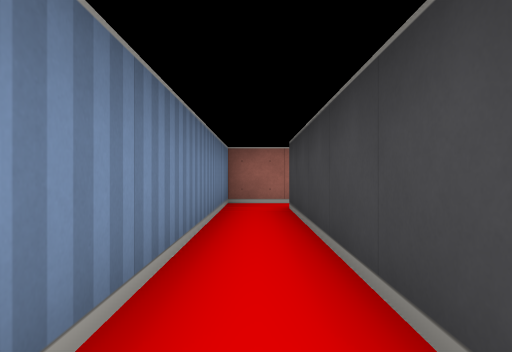
view 1 (above)

21 first-person views from a walk through a cub3D ray-caster map. The camera is about half as high as the walls, looks level and sees 70° across. The floor is counted in squares. Each view is taken from the middle of a square. On the plan, view 1 faces up. The plan holds only what a view shows up to about 9 squares ahead; the rest is blank.

view 2
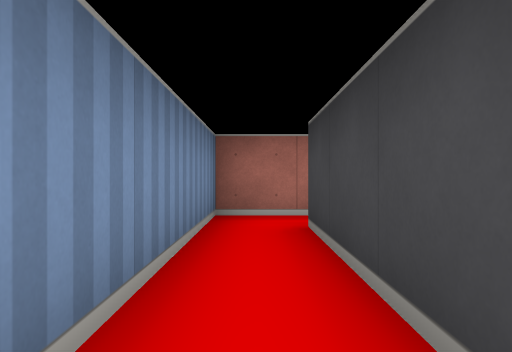

view 3
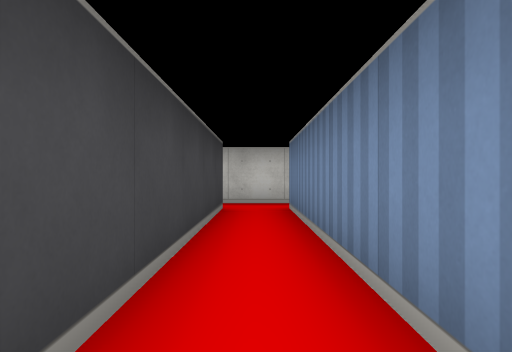

view 4
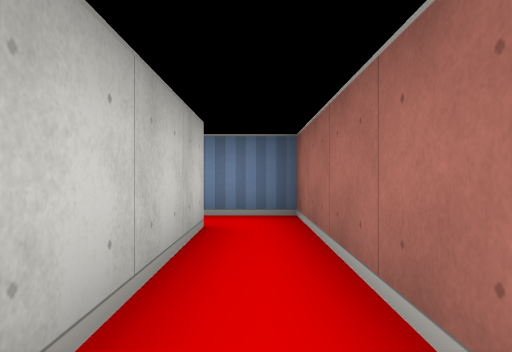

view 5
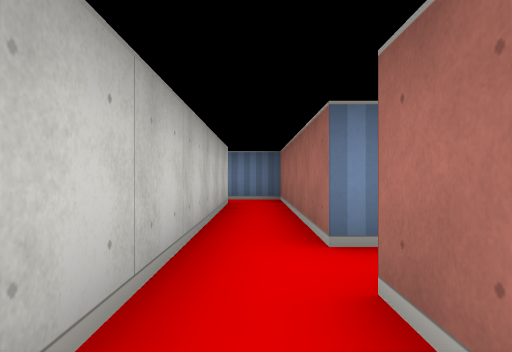

view 6
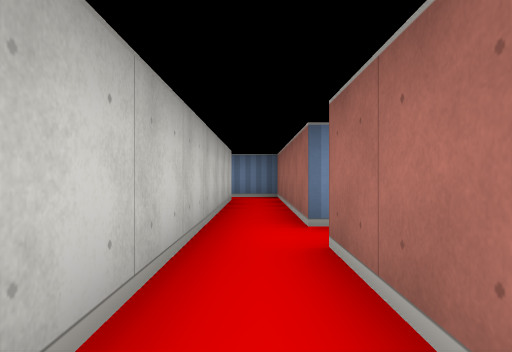

view 7
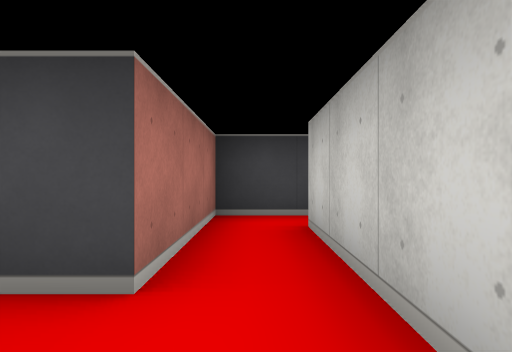

view 8
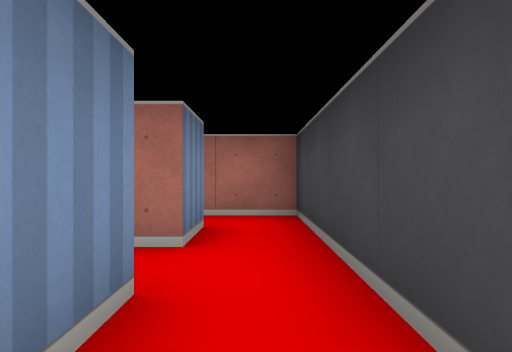

view 9
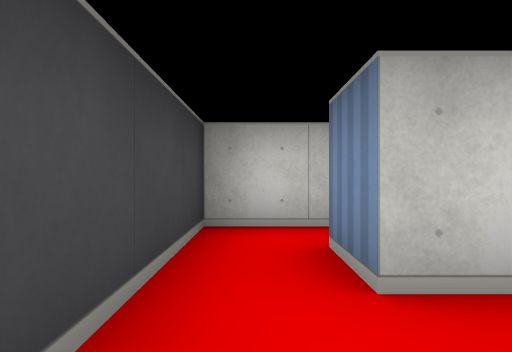

view 10
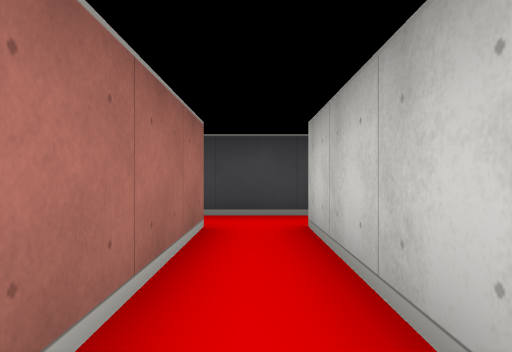

view 11
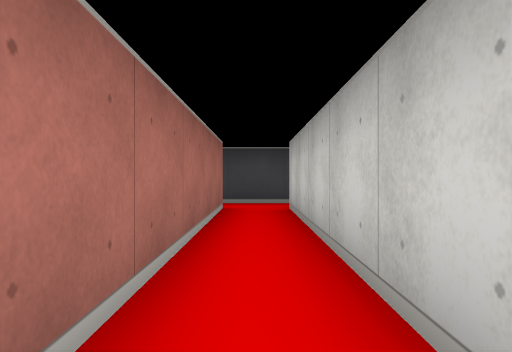

view 12
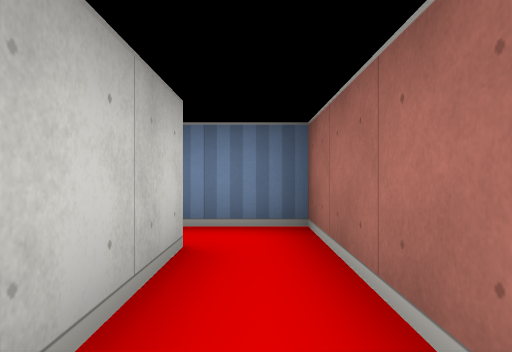

view 13
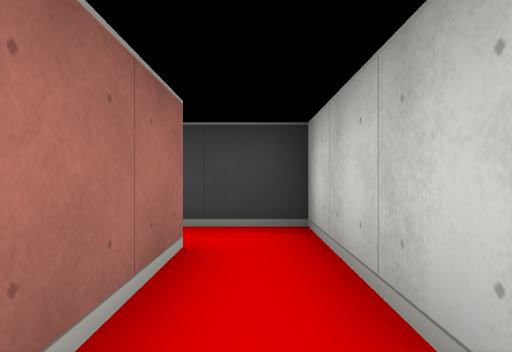

view 14
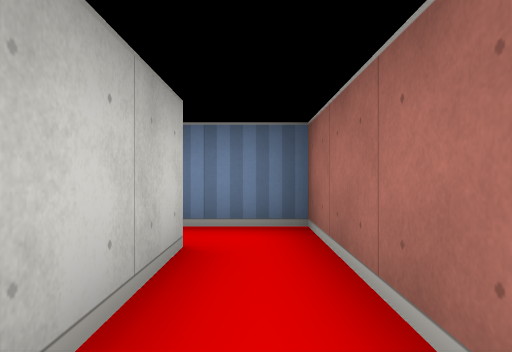

view 15
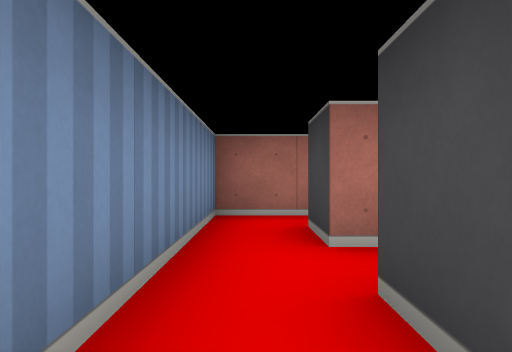

view 16
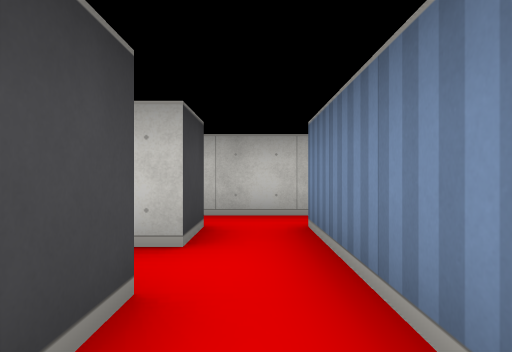

view 17
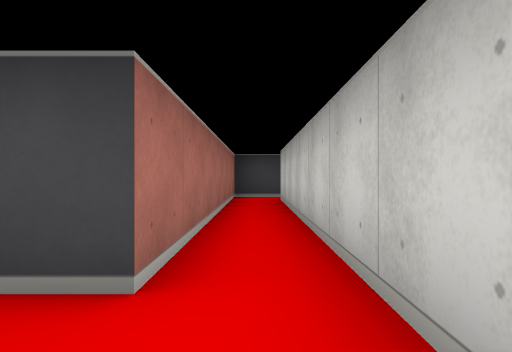

view 18
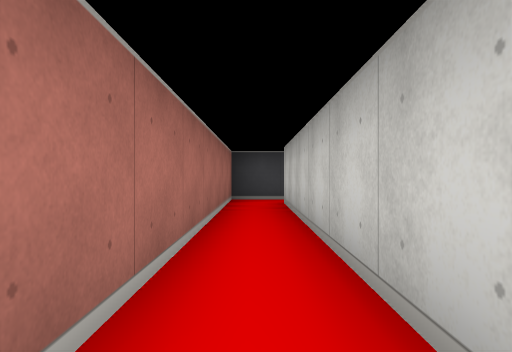

view 19
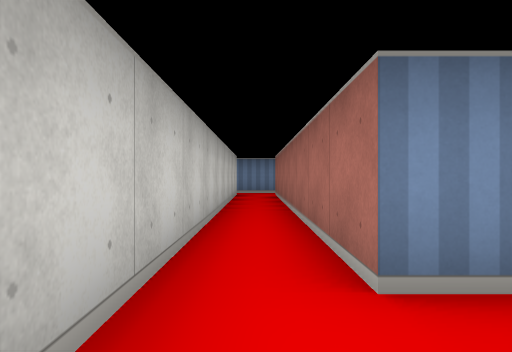

view 20
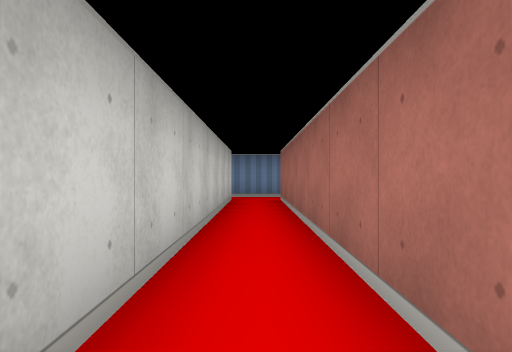

view 21
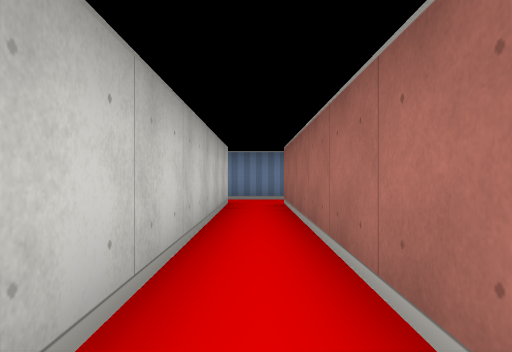

### Floor plan
Ten units are one square. View 1 is at (0, 0); x grows to the right and y downward. Boxes are objects, and circles mark ways between rooms. Rooms are numbered by the first view taken in them; rooms with no view inside come last. Other rooms are left out.
<svg viewBox="-50 -75 180 106">
<path fill="none" stroke="#000" d="M-6 5 6 5M45 -65 -5 -65 -5 -6M5 -5 5 -55 55 -55M55 -55 75 -55 75 -45M85 -45 85 -65 55 -65M75 -15 85 -15 85 -25M25 -35 75 -35 75 -25M75 -45 15 -45 15 -32M85 -25 85 -45M55 -5 55 -15 75 -15M75 -25 45 -25 45 -5M45 15 -35 15M-34 25 115 25M-45 14 -45 26M115 15 55 15M125 26 125 15"/>
<circle cx="0" cy="-10" r="3" fill="#2a7"/>
<circle cx="65" cy="-60" r="3" fill="#2a7"/>
<circle cx="80" cy="-50" r="3" fill="#2a7"/>
<circle cx="80" cy="-30" r="3" fill="#2a7"/>
<circle cx="65" cy="-20" r="3" fill="#2a7"/>
<text x="10" y="0">1</text>
<text x="10" y="-60">2</text>
<text x="70" y="-60">3</text>
<text x="80" y="-20">4</text>
<text x="50" y="-40">5</text>
<text x="60" y="-20">6</text>
<text x="20" y="20">7</text>
</svg>
Room 1 opens to room 2. Room 2 opens to room 3. Room 3 opens to room 5. Room 4 opens to room 5. Room 4 opens to room 6.

Where each view was taken, in squares from view 1:
view 1: 0 up, 0 right, facing up
view 2: 2 up, 0 right, facing up
view 3: 6 up, 0 right, facing down
view 4: 6 up, 4 right, facing left
view 5: 6 up, 7 right, facing left
view 6: 6 up, 8 right, facing left
view 7: 6 up, 4 right, facing right
view 8: 2 up, 8 right, facing up
view 9: 5 up, 8 right, facing down
view 10: 4 up, 4 right, facing right
view 11: 4 up, 2 right, facing right
view 12: 4 up, 5 right, facing left
view 13: 2 up, 5 right, facing right
view 14: 2 up, 8 right, facing left
view 15: 2 down, 5 right, facing up
view 16: 2 up, 5 right, facing down
view 17: 2 down, 4 right, facing right
view 18: 2 down, 5 right, facing right
view 19: 2 down, 6 right, facing left
view 20: 2 down, 4 right, facing left
view 21: 2 down, 3 right, facing left
